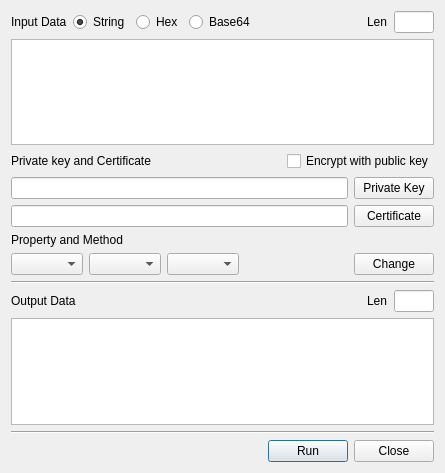
<?xml version="1.0" encoding="UTF-8"?>
<ui version="4.0">
 <class>RSAEncDecDlg</class>
 <widget class="QDialog" name="RSAEncDecDlg">
  <property name="geometry">
   <rect>
    <x>0</x>
    <y>0</y>
    <width>445</width>
    <height>473</height>
   </rect>
  </property>
  <property name="windowTitle">
   <string>RSA Encrypt/Decrypt</string>
  </property>
  <layout class="QGridLayout" name="gridLayout">
   <item row="12" column="0" colspan="3">
    <layout class="QGridLayout" name="gridLayout_2">
     <property name="topMargin">
      <number>0</number>
     </property>
     <item row="0" column="1">
      <widget class="QPushButton" name="mRunBtn">
       <property name="text">
        <string>Run</string>
       </property>
      </widget>
     </item>
     <item row="0" column="2">
      <widget class="QPushButton" name="mCloseBtn">
       <property name="text">
        <string>Close</string>
       </property>
      </widget>
     </item>
     <item row="0" column="0">
      <spacer name="horizontalSpacer_4">
       <property name="orientation">
        <enum>Qt::Horizontal</enum>
       </property>
       <property name="sizeHint" stdset="0">
        <size>
         <width>40</width>
         <height>20</height>
        </size>
       </property>
      </spacer>
     </item>
    </layout>
   </item>
   <item row="4" column="0" colspan="3">
    <layout class="QHBoxLayout" name="horizontalLayout_2">
     <item>
      <widget class="QLineEdit" name="mPriKeyPath"/>
     </item>
     <item>
      <widget class="QPushButton" name="mPriKeyBtn">
       <property name="text">
        <string>Private Key</string>
       </property>
      </widget>
     </item>
    </layout>
   </item>
   <item row="8" column="0" colspan="3">
    <widget class="Line" name="line">
     <property name="orientation">
      <enum>Qt::Horizontal</enum>
     </property>
    </widget>
   </item>
   <item row="3" column="1">
    <spacer name="horizontalSpacer_3">
     <property name="orientation">
      <enum>Qt::Horizontal</enum>
     </property>
     <property name="sizeHint" stdset="0">
      <size>
       <width>40</width>
       <height>20</height>
      </size>
     </property>
    </spacer>
   </item>
   <item row="3" column="2">
    <widget class="QCheckBox" name="mPubKeyEncryptCheck">
     <property name="text">
      <string>Encrypt with public key</string>
     </property>
    </widget>
   </item>
   <item row="3" column="0">
    <widget class="QLabel" name="mPriKeyAndCertLabel">
     <property name="text">
      <string>Private key and Certificate</string>
     </property>
    </widget>
   </item>
   <item row="5" column="0" colspan="3">
    <layout class="QHBoxLayout" name="horizontalLayout_3">
     <item>
      <widget class="QLineEdit" name="mCertPath"/>
     </item>
     <item>
      <widget class="QPushButton" name="mCertBtn">
       <property name="text">
        <string>Certificate</string>
       </property>
      </widget>
     </item>
    </layout>
   </item>
   <item row="7" column="0" colspan="3">
    <layout class="QHBoxLayout" name="horizontalLayout_4">
     <item>
      <widget class="QComboBox" name="mVersionTypeCombo"/>
     </item>
     <item>
      <widget class="QComboBox" name="mOutputTypeCombo"/>
     </item>
     <item>
      <widget class="QComboBox" name="mMethodTypeCombo"/>
     </item>
     <item>
      <spacer name="horizontalSpacer_2">
       <property name="orientation">
        <enum>Qt::Horizontal</enum>
       </property>
       <property name="sizeHint" stdset="0">
        <size>
         <width>40</width>
         <height>20</height>
        </size>
       </property>
      </spacer>
     </item>
     <item>
      <widget class="QPushButton" name="mChangeBtn">
       <property name="text">
        <string>Change</string>
       </property>
      </widget>
     </item>
    </layout>
   </item>
   <item row="2" column="0" colspan="3">
    <widget class="QPlainTextEdit" name="mInputText"/>
   </item>
   <item row="1" column="0" colspan="3">
    <layout class="QHBoxLayout" name="horizontalLayout">
     <item>
      <widget class="QLabel" name="label">
       <property name="text">
        <string>Input Data</string>
       </property>
      </widget>
     </item>
     <item>
      <widget class="QRadioButton" name="mInputStringRadio">
       <property name="text">
        <string>String</string>
       </property>
       <property name="checked">
        <bool>true</bool>
       </property>
      </widget>
     </item>
     <item>
      <widget class="QRadioButton" name="mInputHexRadio">
       <property name="text">
        <string>Hex</string>
       </property>
      </widget>
     </item>
     <item>
      <widget class="QRadioButton" name="mInputBase64Radio">
       <property name="text">
        <string>Base64</string>
       </property>
      </widget>
     </item>
     <item>
      <spacer name="horizontalSpacer">
       <property name="orientation">
        <enum>Qt::Horizontal</enum>
       </property>
       <property name="sizeHint" stdset="0">
        <size>
         <width>40</width>
         <height>20</height>
        </size>
       </property>
      </spacer>
     </item>
     <item>
      <widget class="QLabel" name="label_5">
       <property name="text">
        <string>Len</string>
       </property>
      </widget>
     </item>
     <item>
      <widget class="QLineEdit" name="mInputLenText">
       <property name="minimumSize">
        <size>
         <width>40</width>
         <height>0</height>
        </size>
       </property>
       <property name="maximumSize">
        <size>
         <width>40</width>
         <height>16777215</height>
        </size>
       </property>
       <property name="readOnly">
        <bool>true</bool>
       </property>
      </widget>
     </item>
    </layout>
   </item>
   <item row="10" column="0" colspan="3">
    <widget class="QPlainTextEdit" name="mOutputText"/>
   </item>
   <item row="6" column="0" colspan="2">
    <widget class="QLabel" name="label_3">
     <property name="text">
      <string>Property and Method</string>
     </property>
    </widget>
   </item>
   <item row="11" column="0" colspan="3">
    <widget class="Line" name="line_2">
     <property name="orientation">
      <enum>Qt::Horizontal</enum>
     </property>
    </widget>
   </item>
   <item row="9" column="0" colspan="3">
    <layout class="QGridLayout" name="gridLayout_3">
     <property name="topMargin">
      <number>0</number>
     </property>
     <item row="0" column="1">
      <spacer name="horizontalSpacer_5">
       <property name="orientation">
        <enum>Qt::Horizontal</enum>
       </property>
       <property name="sizeHint" stdset="0">
        <size>
         <width>40</width>
         <height>20</height>
        </size>
       </property>
      </spacer>
     </item>
     <item row="0" column="0">
      <widget class="QLabel" name="label_2">
       <property name="text">
        <string>Output Data</string>
       </property>
      </widget>
     </item>
     <item row="0" column="3">
      <widget class="QLineEdit" name="mOutputLenText">
       <property name="minimumSize">
        <size>
         <width>40</width>
         <height>0</height>
        </size>
       </property>
       <property name="maximumSize">
        <size>
         <width>40</width>
         <height>16777215</height>
        </size>
       </property>
       <property name="readOnly">
        <bool>true</bool>
       </property>
      </widget>
     </item>
     <item row="0" column="2">
      <widget class="QLabel" name="label_4">
       <property name="text">
        <string>Len</string>
       </property>
      </widget>
     </item>
    </layout>
   </item>
  </layout>
 </widget>
 <tabstops>
  <tabstop>mInputStringRadio</tabstop>
  <tabstop>mInputHexRadio</tabstop>
  <tabstop>mInputBase64Radio</tabstop>
  <tabstop>mInputLenText</tabstop>
  <tabstop>mInputText</tabstop>
  <tabstop>mPubKeyEncryptCheck</tabstop>
  <tabstop>mPriKeyPath</tabstop>
  <tabstop>mPriKeyBtn</tabstop>
  <tabstop>mCertPath</tabstop>
  <tabstop>mCertBtn</tabstop>
  <tabstop>mVersionTypeCombo</tabstop>
  <tabstop>mOutputTypeCombo</tabstop>
  <tabstop>mMethodTypeCombo</tabstop>
  <tabstop>mChangeBtn</tabstop>
  <tabstop>mOutputLenText</tabstop>
  <tabstop>mOutputText</tabstop>
  <tabstop>mRunBtn</tabstop>
  <tabstop>mCloseBtn</tabstop>
 </tabstops>
 <resources/>
 <connections/>
</ui>
